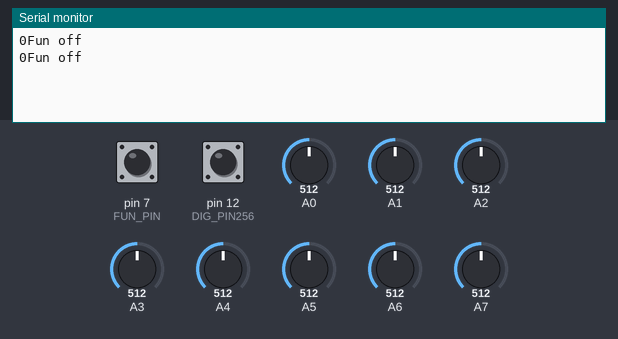
Bench run of a sketch on a simulated Arduino Uno, built with avr-gcc and run on an emulated ATmega328P. Shown: the last lines printed to the serial monitor. Inputs (shaded band) come from the test bench; at power-on: A0 = 512, A1 = 512, pin 7 (FUN_PIN) HIGH, A2 = 512, A3 = 512, A4 = 512, pin 12 (DIG_PIN256) HIGH, A5 = 512, A6 = 512, A7 = 512.

Above: at 5.8 s.
5.9 s: A0 set to 810
At 11.3 s:
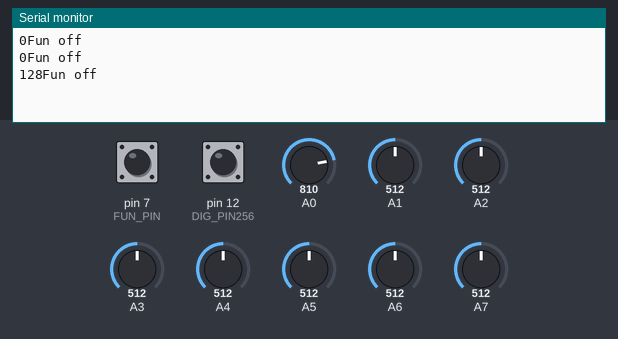
11.9 s: A1 set to 810
At 16.4 s:
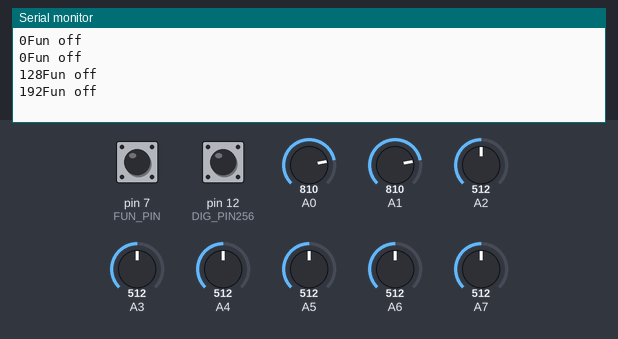
17.9 s: pin 7 (FUN_PIN) pulled LOW for 3 s
At 21.4 s:
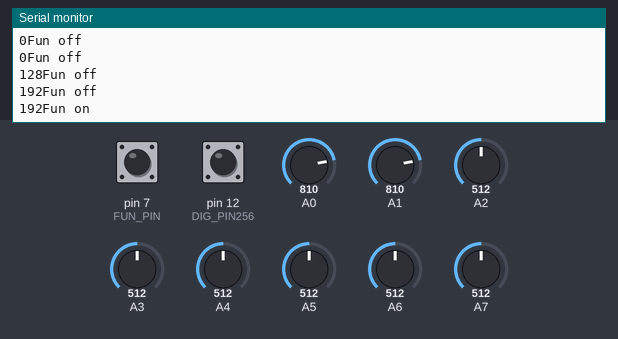
23.9 s: A2 set to 810
At 26.5 s:
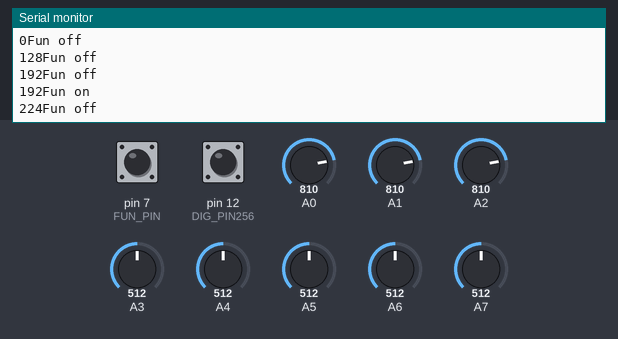
29.9 s: A3 set to 810
At 30.4 s:
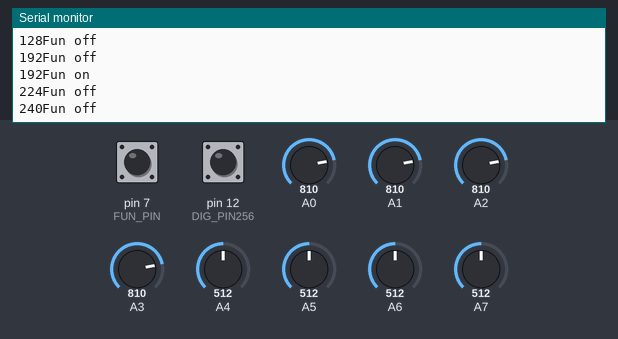
35.9 s: A4 set to 810
At 40.6 s:
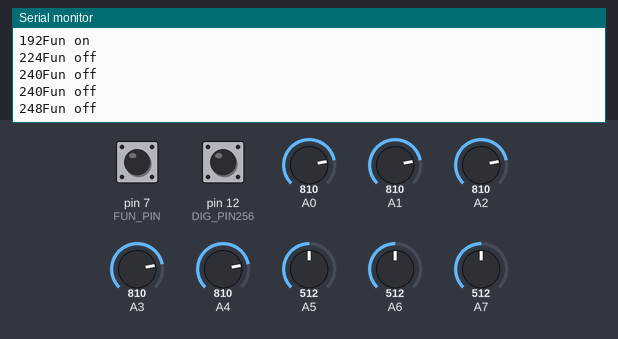
Timing chart, 0 to 42.1 s (numbered marks = the images above; inputs shaded):
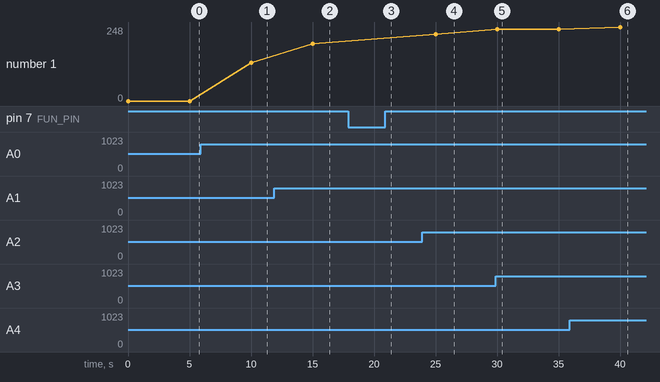

Measured:
- after the input at 5.9 s, the serial monitor: prints a new line after 4.1 s (image 1)
- after the input at 11.9 s, the serial monitor: prints a new line after 3.1 s (image 2)
- after the input at 17.9 s, the serial monitor: prints a new line after 2.1 s (image 3)
- after the input at 23.9 s, the serial monitor: prints a new line after 1.1 s (image 4)
- after the input at 29.9 s, the serial monitor: prints a new line after 0.11 s (image 5)
- after the input at 35.9 s, the serial monitor: prints a new line after 4.1 s (image 6)
- plotted number 1: 0 → 128 after the input at 5.9 s, 128 → 192 after the input at 11.9 s, 192 → 224 after the input at 23.9 s, 224 → 240 after the input at 29.9 s, 240 → 248 after the input at 35.9 s

The sketch:

read_dip.ino
```cpp
/*
 * Analog pins are: A0=14, A1=15 etc.
 * reads the analog inputs to calculate the DMX channel. Uses all 8 analog inputs + 1 digital input (Pin 8)
 */

#define FUN_PIN 7
#define DIG_PIN256 12
uint16_t check_DMX_channel(){
  byte expo=0;
  float  sum=0;

  for (int i=21;i>=14;i--){
    if (analogRead(i)>800){
      sum=sum + ((pow(2,expo)));
    }
    expo++;
  }
  if(digitalRead(DIG_PIN256)==LOW){
    sum+=256;
  }
  return (uint16_t) (0.1+sum);
}

void setup() {
  Serial.begin(9600);
  pinMode(DIG_PIN256, INPUT_PULLUP);
  pinMode(FUN_PIN, INPUT_PULLUP);
}

void loop() {
  uint16_t DMX_start_channel=check_DMX_channel();
  Serial.print(DMX_start_channel);
  if(digitalRead(FUN_PIN)==LOW){
    Serial.print("Fun on");
  }
  else{
    Serial.print("Fun off");
  }
  Serial.println("\n\n\n");// debug value

  delay(5000);
}
```
